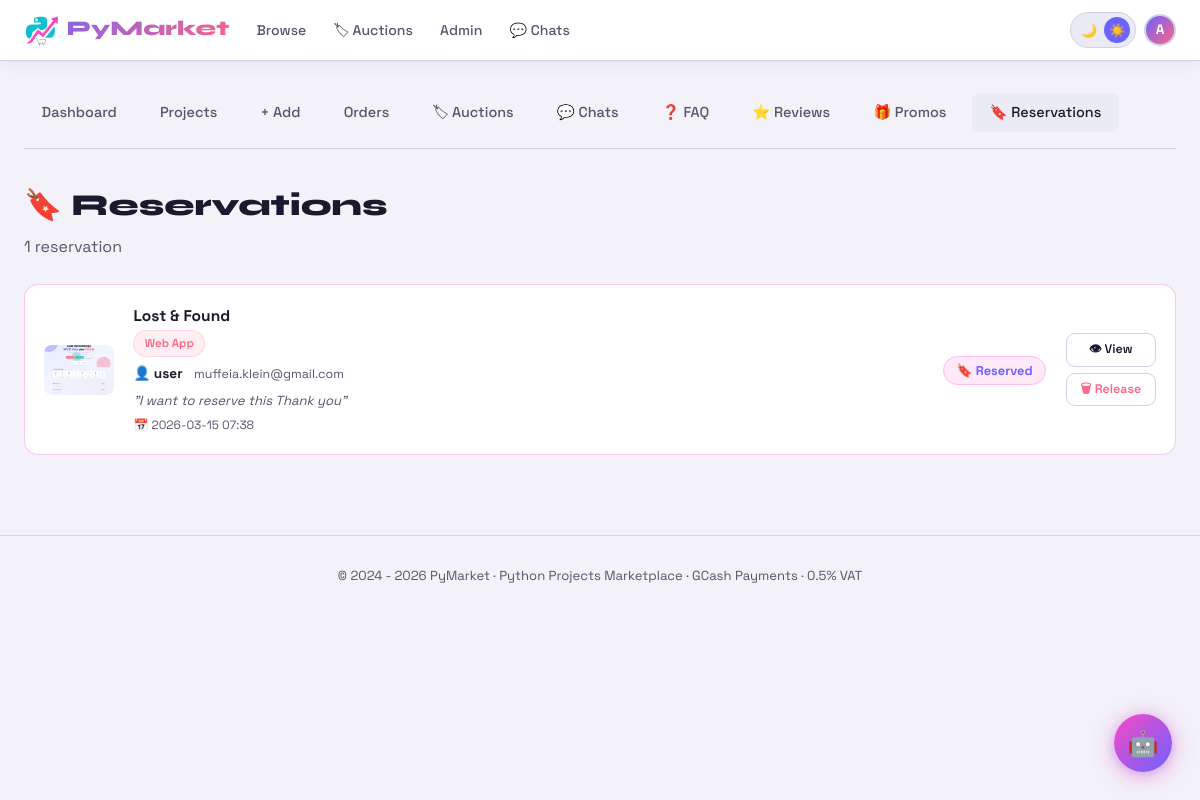
Screenshot of /admin/reservations (signed in) with the database file from the repository.
### tables this page shows
CREATE TABLE reservations (
            id INTEGER PRIMARY KEY AUTOINCREMENT,
            project_id INTEGER NOT NULL UNIQUE,
            user_id INTEGER NOT NULL,
            status TEXT DEFAULT 'pending',
            note TEXT DEFAULT '',
            created_at TEXT DEFAULT CURRENT_TIMESTAMP,
            FOREIGN KEY(project_id) REFERENCES projects(id),
            FOREIGN KEY(user_id) REFERENCES users(id));

CREATE TABLE projects (
                id INTEGER PRIMARY KEY AUTOINCREMENT,
                title TEXT NOT NULL,
                description TEXT NOT NULL,
                price REAL NOT NULL,
                tech_stack TEXT,
                category TEXT,
                file_path TEXT,
                is_active INTEGER DEFAULT 1,
                created_at TEXT DEFAULT CURRENT_TIMESTAMP
            , original_price REAL, discount_percent REAL DEFAULT 0, view_count INTEGER DEFAULT 0);

CREATE TABLE users (
                id INTEGER PRIMARY KEY AUTOINCREMENT,
                username TEXT UNIQUE NOT NULL,
                email TEXT UNIQUE NOT NULL,
                password TEXT NOT NULL,
                bio TEXT DEFAULT '',
                avatar TEXT DEFAULT '',
                is_admin INTEGER DEFAULT 0,
                created_at TEXT DEFAULT CURRENT_TIMESTAMP
            );

### app.py (the view)
@app.route('/admin/reservations')
@login_required
@admin_required
def admin_reservations():
    db = get_db()
    reservations = db.execute("""
        SELECT r.*, u.username, u.email, p.title, p.category,
            (SELECT filename FROM screenshots WHERE project_id=p.id LIMIT 1) as thumb
        FROM reservations r
        JOIN users u ON r.user_id=u.id
        JOIN projects p ON r.project_id=p.id
        ORDER BY r.created_at DESC
    """).fetchall()
    return render_template('admin/reservations.html', reservations=reservations)

### app.py (called while the page is built)
def get_db():
    if 'db' not in g:
        conn = sqlite3.connect(DB_PATH, timeout=20)
        conn.row_factory = sqlite3.Row
        conn.execute("PRAGMA journal_mode=WAL")
        g.db = conn
    return g.db

def login_required(f):
    @wraps(f)
    def decorated(*args, **kwargs):
        if 'user_id' not in session:
            flash('login_required')
            return redirect(url_for('login', next=request.url))
        return f(*args, **kwargs)
    return decorated

def admin_required(f):
    @wraps(f)
    def decorated(*args, **kwargs):
        if not session.get('is_admin'):
            return redirect(url_for('index'))
        return f(*args, **kwargs)
    return decorated

### templates/admin/reservations.html (shortened to what this page needs)
{% extends 'base.html' %}
{% block content %}
<div class="container">
  <div class="admin-nav">
    <a href="{{ url_for('admin_dashboard') }}">Dashboard</a>
    <a href="{{ url_for('admin_projects') }}">Projects</a>
    <a href="{{ url_for('admin_add_project') }}">+ Add</a>
    <a href="{{ url_for('admin_orders') }}">Orders</a>
    <a href="{{ url_for('admin_auctions') }}">🏷 Auctions</a>
    <a href="{{ url_for('admin_chats') }}">💬 Chats</a>
    <a href="{{ url_for('admin_faq') }}">❓ FAQ</a>
    <a href="{{ url_for('admin_reviews') }}">⭐ Reviews</a>
    <a href="{{ url_for('admin_promos') }}">🎁 Promos</a>
    <a href="{{ url_for('admin_reservations') }}" class="active">🔖 Reservations</a>
  </div>
  <h1 class="page-title" style="margin-bottom:.3rem">🔖 Reservations</h1>
  <p class="page-sub" style="margin-bottom:1.5rem">{{ reservations|length }} reservation{{ 's' if reservations|length != 1 }}</p>
  {% if reservations %}
  <div style="display:flex;flex-direction:column;gap:1rem">
    {% for r in reservations %}
    <div style="background:var(--surface);border:1px solid {% if r['status']=='approved' %}rgba(248,72,198,.3){% elif r['status']=='pending' %}rgba(255,209,102,.3){% else %}var(--border){% endif %};border-radius:14px;padding:1.2rem;display:flex;align-items:center;gap:1.2rem;flex-wrap:wrap">
      {% if r['thumb'] %}
      <img src="{{ url_for('static', filename='uploads/screenshots/'+r['thumb']) }}"
        style="width:70px;height:50px;object-fit:cover;border-radius:8px;flex-shrink:0">
      {% else %}
      <div style="width:70px;height:50px;background:var(--surface2);border-radius:8px;display:flex;align-items:center;justify-content:center;font-size:1.5rem;flex-shrink:0">🐍</div>
      {% endif %}
      <div style="flex:1;min-width:180px">
        <div style="font-weight:700;font-size:.97rem">{{ r['title'] }}</div>
        {% if r['category'] %}<span class="badge badge-cat" style="font-size:.72rem">{{ r['category'] }}</span>{% endif %}
        <div style="margin-top:.4rem;font-size:.85rem">
          👤 <strong>{{ r['username'] }}</strong>
          <span style="color:var(--muted);font-size:.78rem;margin-left:.5rem">{{ r['email'] }}</span>
        </div>
        {% if r['note'] %}
        <div style="color:var(--muted);font-size:.82rem;margin-top:.3rem;font-style:italic">"{{ r['note'] }}"</div>
        {% endif %}
        <div style="color:var(--muted);font-size:.75rem;margin-top:.3rem">📅 {{ r['created_at'][:16].replace('T',' ') }}</div>
      </div>
      <div style="text-align:center;flex-shrink:0">
        {% if r['status'] == 'approved' %}
          <span style="background:rgba(248,72,198,.12);color:var(--accent);border:1px solid rgba(248,72,198,.25);border-radius:20px;padding:.3rem .8rem;font-size:.8rem;font-weight:700">🔖 Reserved</span>
        {% else %}
          <span style="background:rgba(255,209,102,.1);color:var(--yellow);border:1px solid rgba(255,209,102,.25);border-radius:20px;padding:.3rem .8rem;font-size:.8rem;font-weight:700">⏳ Pending</span>
        {% endif %}
      </div>
      <div style="display:flex;flex-direction:column;gap:.4rem;flex-shrink:0">
        <a href="{{ url_for('project_detail', pid=r['project_id']) }}" class="btn btn-outline btn-sm" target="_blank"
          style="font-size:.78rem;text-align:center">👁 View</a>
        <a href="{{ url_for('release_reservation', rid=r['id']) }}" class="btn btn-outline btn-sm"
          style="font-size:.78rem;color:var(--accent2);text-align:center"
          onclick="return confirm('Release this reservation?')">🗑 Release</a>
      </div>
    </div>
    {% endfor %}
  </div>
  {% else %}
  <div style="text-align:center;padding:4rem 1rem;color:var(--muted)">
    <div style="font-size:3rem;margin-bottom:1rem">🔖</div>
    <div style="font-weight:600;margin-bottom:.4rem">No reservations yet</div>
    <div style="font-size:.88rem">When users request to reserve a project, it will appear here.</div>
  </div>
  {% endif %}
</div>
{% endblock %}

### templates/base.html (style rules this page uses)
[data-theme="light"] { --bg:#f2f2f8;--surface:#ffffff;--surface2:#ebebf5;--border:#d0d0e8;--text:#1a1a2e;--muted:#55556e;--shadow:rgba(0,0,0,.07);--card-shadow:rgba(108,99,255,.1) }
:root { --accent:#6c63ff;--accent2:#ff6584;--green:#00d68f;--yellow:#ffd166;--font:'Space Grotesk',sans-serif;--mono:'JetBrains Mono',monospace;--display:'Syne',sans-serif }
* { margin:0;padding:0;box-sizing:border-box }
html { scroll-behavior:smooth }
body { background:var(--bg);color:var(--text);font-family:var(--font);min-height:100vh;line-height:1.6;transition:background .25s,color .25s }
a { color:inherit;text-decoration:none }
img { max-width:100% }
.container { max-width:1280px;margin:0 auto;padding:2rem 1.5rem }
.page-title { font-family:var(--display);font-size:1.9rem;font-weight:800;margin-bottom:.4rem }
.page-sub { color:var(--muted);margin-bottom:1.8rem }
.badge { font-size:.73rem;font-weight:600;padding:.22rem .65rem;border-radius:99px;display:inline-block }
.badge-cat { background:rgba(255,101,132,.1);color:var(--accent2);border:1px solid rgba(255,101,132,.18) }
.btn { display:inline-flex;align-items:center;justify-content:center;gap:.45rem;padding:.7rem 1.5rem;border-radius:9px;font-family:var(--font);font-size:.92rem;font-weight:600;cursor:pointer;border:none;transition:.2s;text-align:center }
.btn-outline { background:transparent;border:1px solid var(--border);color:var(--text) }
.btn-sm { padding:.35rem .85rem;font-size:.82rem }
.admin-nav { display:flex;gap:.4rem;margin-bottom:1.8rem;border-bottom:1px solid var(--border);padding-bottom:.9rem;flex-wrap:wrap }
.admin-nav a { padding:.45rem 1rem;border-radius:8px;font-size:.87rem;font-weight:500;color:var(--muted);transition:.2s;white-space:nowrap }
.admin-nav a:hover,.admin-nav a.active { background:var(--surface2);color:var(--text) }

### templates/admin/reservations.html (style rules this page uses)
.admin-nav { display:flex;gap:.5rem;margin-bottom:2rem;border-bottom:1px solid var(--border);padding-bottom:1rem;flex-wrap:wrap }
.admin-nav a { padding:.5rem 1.1rem;border-radius:8px;font-size:.9rem;font-weight:500;color:var(--muted);transition:.2s;text-decoration:none }
.admin-nav a:hover,.admin-nav a.active { background:var(--surface2);color:var(--text) }

### rows the page displays
reservations: title "Lost & Found", category "Web App", username "user", email "muffeia.klein@gmail.com", note "I want to reserve this Thank you", created_at "2026-03-15 07:38", status "🔖 Reserved"

### other values shown
{{ session.username[0].upper() }} "A"
{{ reservations|length }} "1"
